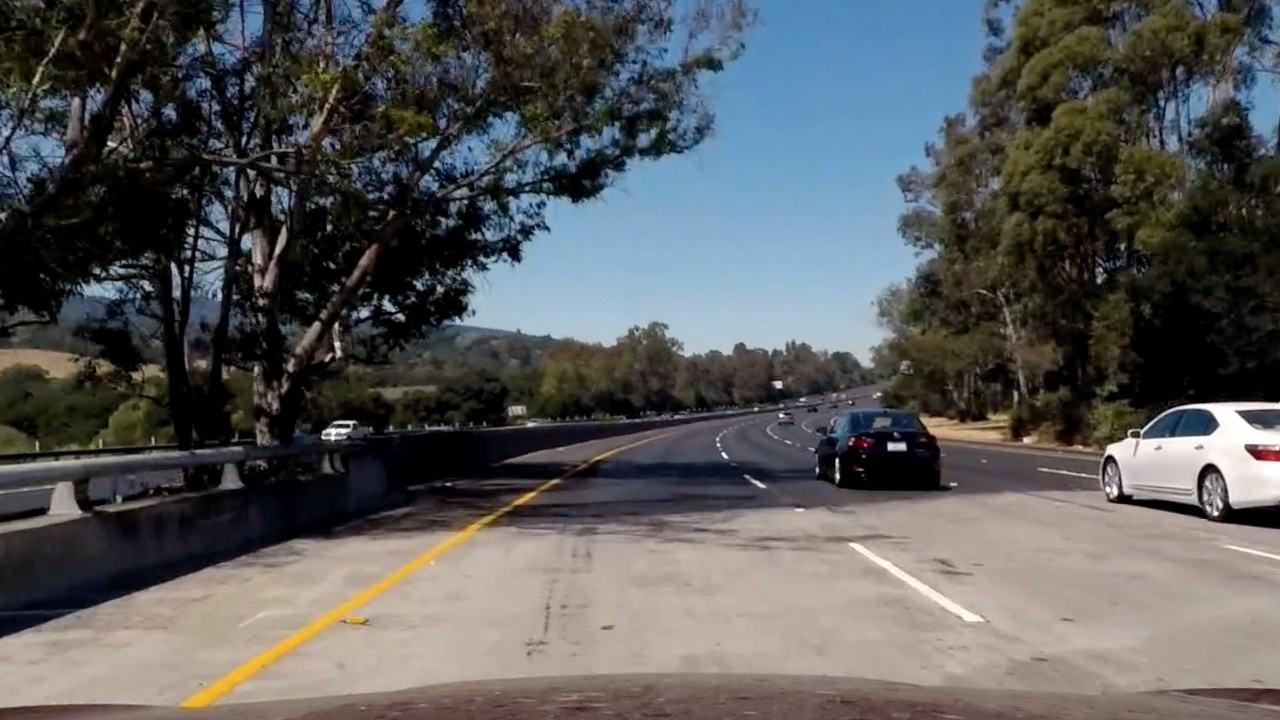
#> input picture LaneFinding/bridge_shadow.jpg, 1280 x 720 px
$ python hls.py
#> lines starting #> are read from the running program, lines starting #| are printed output that depends on the picture; after the words box and inside, x2 and y2 are one past the last pixel; in counts of white or black regions, pixels touching at a corner belong together
import matplotlib.pyplot as plt
import matplotlib.image as mpimg
import numpy as np
import cv2

# Read in an image, you can also try test1.jpg or test4.jpg
image = mpimg.imread('bridge_shadow.jpg')
#> image is the input picture: shape (720, 1280, 3); mean R, G, B 89.7, 90.6, 90.8

# Define a function that thresholds the S-channel of HLS
# Use exclusive lower bound (>) and inclusive upper (<=)
def hls_select(img, thresh=(0, 255)):
    # 1) Convert to HLS color space
#> called with thresh = (90, 210)
    hls = cv2.cvtColor(img, cv2.COLOR_RGB2HLS)
#> hls: shape (720, 1280, 3); mean of channels 0, 1, 2 55.3, 90.3, 67
    # 2) Apply a threshold to the S channel
    S = hls[:,:,2]
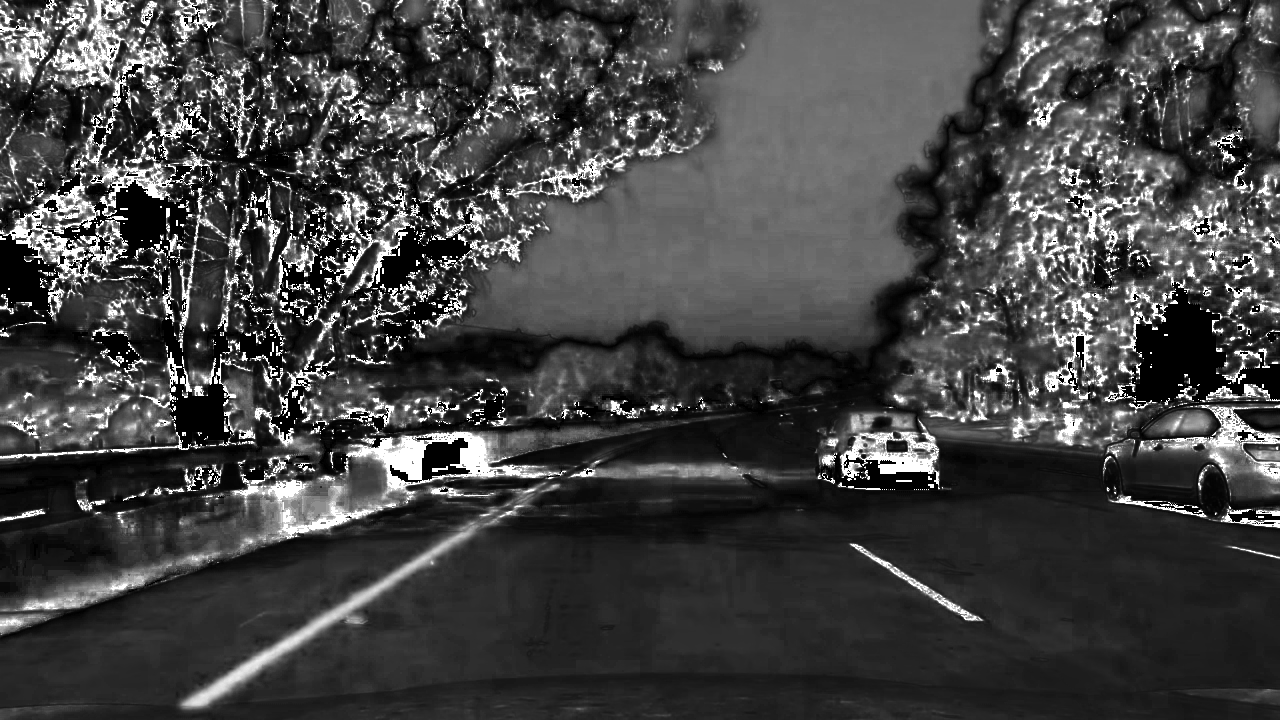
#> S: shape (720, 1280); min 0, max 255, mean 67
    binary_output = np.zeros_like(S)
    binary_output[(S > thresh[0]) & (S <= thresh[1])] = 1
    # 3) Return a binary image of threshold result
    #binary_output = np.copy(img) # placeholder line
    return binary_output

hls_binary = hls_select(image, thresh=(90, 210))
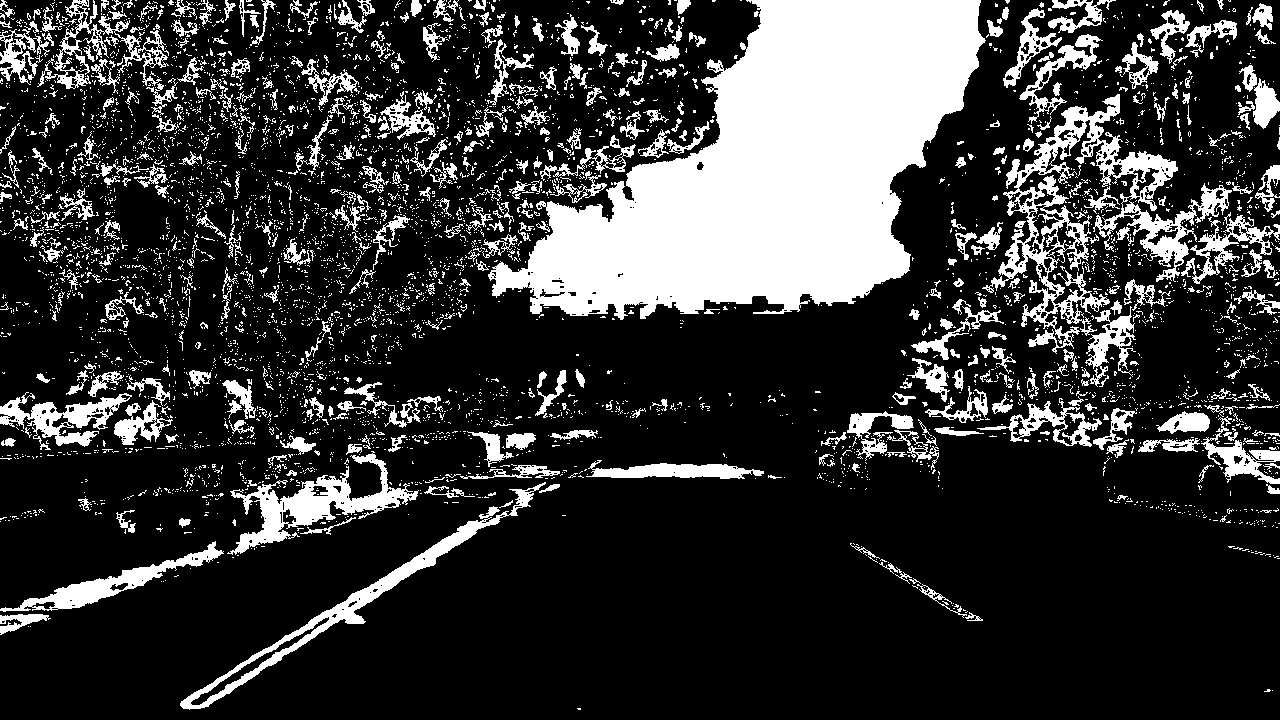
#> hls_binary: shape (720, 1280); values 0 (black) and 1 (white), 21.3% white; 5151 white regions (4665 under 20 px), largest, box (x1, y1, x2, y2) and area: (488, 0, 986, 320) 86500, (982, 94, 1232, 354) 13095, (227, 451, 419, 555) 5226

# Plot the result
#f, (ax1, ax2) = plt.subplots(1, 2, figsize=(24, 9))
#f.tight_layout()
#ax1.imshow(image)
#ax1.set_title('Original Image', fontsize=50)
plt.imshow(hls_binary, cmap='gray')
#plt.set_title('Thresholded S', fontsize=50)
#plt.subplots_adjust(left=0., right=1, top=0.9, bottom=0.)
plt.show()
